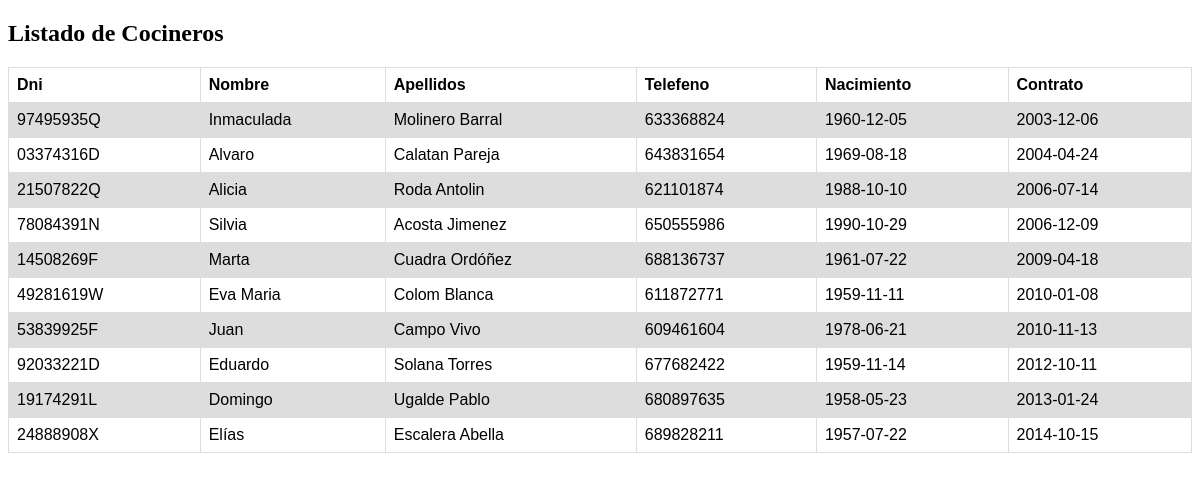
/Catering/listadoCocineros.php, run on the app's committed database.
### tables this page shows
CREATE TABLE `cocinero` (
  `dni` varchar(9) NOT NULL,
  `nombre` varchar(20) NOT NULL,
  `apellidos` varchar(45) NOT NULL,
  `telefono` varchar(9) NOT NULL,
  `nacimiento` date NOT NULL,
  `contrato` date NOT NULL,
  PRIMARY KEY (`dni`)
);

### Catering/cateringbbdd.php (called while the page is built, shortened)
<?php
function selectAllCocineros() {
    $con = conectar("Catering");
    $select = "select * from cocinero order by contrato, apellidos asc, nombre asc;";
    $resultado = mysqli_query($con, $select);
    return $resultado;
}
function conectar($database) {
    $con = mysqli_connect("localhost", "root", "", $database)
            or die("No se ha podido conectar con la BBDD.");
    return $con;
}

### Catering/listadoCocineros.php (the view)
<!DOCTYPE html>
<html>
<head>
<link href="/BaseDeDades/Php/Catering/style.css" rel="stylesheet" type="text/css" />
</head>
<body>
<table>
  <tr>
    <th>Dni</th>
    <th>Nombre</th>
    <th>Apellidos</th>
    <th>Telefeno</th>
    <th>Nacimiento</th>
    <th>Contrato</th>
  </tr>
<?php
require_once 'cateringbbdd.php';
$cocineros = selectAllCocineros();
echo "<h2>Listado de Cocineros</h2>";
while ($fila = mysqli_fetch_array($cocineros)) {
    extract($fila);
    echo "<tr>
    <td>$dni</td>
    <td>$nombre</td>
    <td>$apellidos</td>
    <td>$telefono</td>
    <td>$nacimiento</td>
    <td>$contrato</td>
  </tr>";
}?>
</table>
</body>
</html>

### Catering/style.css (style rules this page uses)
table { font-family: arial, sans-serif; border-collapse: collapse; width: 100%; }
td, th { border: 1px solid #dddddd; text-align: left; padding: 8px; }
tr:nth-child(even) { background-color: #dddddd; }

### data on the page
cocinero: dni "97495935Q", nombre "Inmaculada", apellidos "Molinero Barral", telefono "633368824", nacimiento "1960-12-05", contrato "2003-12-06"
cocinero: dni "03374316D", nombre "Alvaro", apellidos "Calatan Pareja", telefono "643831654", nacimiento "1969-08-18", contrato "2004-04-24"
cocinero: dni "21507822Q", nombre "Alicia", apellidos "Roda Antolin", telefono "621101874", nacimiento "1988-10-10", contrato "2006-07-14"
cocinero: dni "78084391N", nombre "Silvia", apellidos "Acosta Jimenez", telefono "650555986", nacimiento "1990-10-29", contrato "2006-12-09"
cocinero: dni "14508269F", nombre "Marta", apellidos "Cuadra Ordóñez", telefono "688136737", nacimiento "1961-07-22", contrato "2009-04-18"
cocinero: dni "49281619W", nombre "Eva Maria", apellidos "Colom Blanca", telefono "611872771", nacimiento "1959-11-11", contrato "2010-01-08"
cocinero: dni "53839925F", nombre "Juan", apellidos "Campo Vivo", telefono "609461604", nacimiento "1978-06-21", contrato "2010-11-13"
cocinero: dni "92033221D", nombre "Eduardo", apellidos "Solana Torres", telefono "677682422", nacimiento "1959-11-14", contrato "2012-10-11"
cocinero: dni "19174291L", nombre "Domingo", apellidos "Ugalde Pablo", telefono "680897635", nacimiento "1958-05-23", contrato "2013-01-24"
cocinero: dni "24888908X", nombre "Elías", apellidos "Escalera Abella", telefono "689828211", nacimiento "1957-07-22", contrato "2014-10-15"
